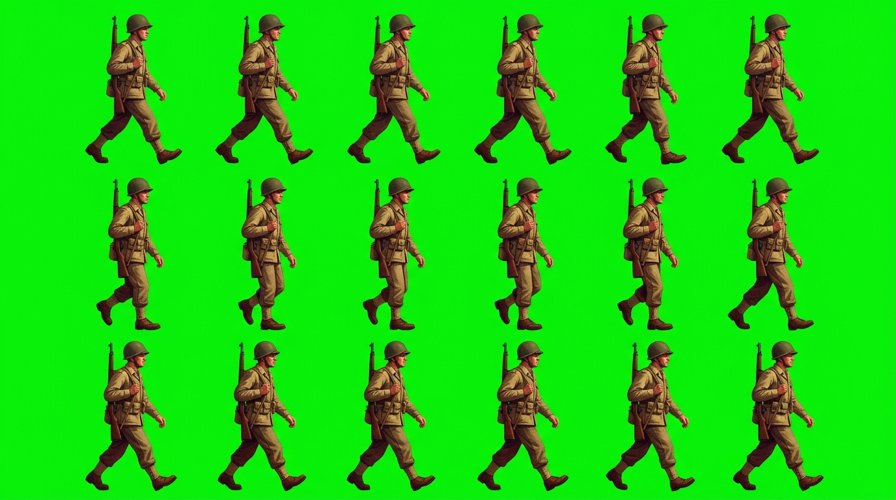
#> input picture channels/pt-br-historia/videos/2026-11-19-guerra-do-vietna/_work/fr_sheet.jpg, 896 x 500 px, given in place of fr_sheet.jpg_a.png, which was not available
$ python c2b_pack.py fr_sheet.jpg 3 1.0
#> lines starting #> are read from the running program, lines starting #| are printed output that depends on the picture
#!/usr/bin/env python3
"""Recompõe as 3 poses de uma coluna com espaçamento fixo. Separa cada pessoa por
componentes conexos do alfa (a pessoa e sua bandeira/braço ficam juntos) e cola em
colunas de passo fixo. Uso: c2b_pack.py prefixo n_pessoas [passo_frac=0.45]
"""
import sys
from collections import deque
from PIL import Image
import numpy as np

pref = sys.argv[1]
n = int(sys.argv[2])
frac = float(sys.argv[3]) if len(sys.argv) > 3 else 0.45
names = 'abc'
SC = 4  # escala da máscara para rotular


def people(im):
    W, H = im.size
    a = np.asarray(im.split()[-1])
    m = a[::SC, ::SC] > 20
    h, w = m.shape
    lab = np.zeros((h, w), int)
    comps = []
    cur = 0
    for y in range(h):
        for x in range(w):
            if m[y, x] and lab[y, x] == 0:
                cur += 1
                q = deque([(y, x)])
                lab[y, x] = cur
                x0 = x1 = x
                y0 = y1 = y
                while q:
                    cy, cx = q.popleft()
                    x0, x1 = min(x0, cx), max(x1, cx)
                    y0, y1 = min(y0, cy), max(y1, cy)
                    for ny, nx in ((cy-1, cx), (cy+1, cx), (cy, cx-1), (cy, cx+1)):
                        if 0 <= ny < h and 0 <= nx < w and m[ny, nx] and lab[ny, nx] == 0:
                            lab[ny, nx] = cur
                            q.append((ny, nx))
                comps.append([x0*SC, y0*SC, (x1+1)*SC, (y1+1)*SC])
    big = [c for c in comps if (c[3]-c[1]) > H*0.45 and (c[2]-c[0]) > W*0.005]
    small = [c for c in comps if c not in big]
    # junta partes pequenas (bandeira solta, mão) à pessoa mais próxima na horizontal
    boxes = [list(b) for b in big]
    for s in small:
        if (s[2]-s[0]) <= 1 and (s[3]-s[1]) <= 1:
            continue
        best, bd = None, 1e9
        for i, b in enumerate(boxes):
            d = max(b[0] - s[2], s[0] - b[2], 0)
            if d < bd:
                bd, best = d, i
        if best is not None and bd < W * 0.06:
            b = boxes[best]
            b[0], b[1] = min(b[0], s[0]), min(b[1], s[1])
            b[2], b[3] = max(b[2], s[2]), max(b[3], s[3])
    boxes.sort(key=lambda b: (b[0] + b[2]) / 2)
    out = []
    for b in boxes:
        pad = 2
        crop = im.crop((max(0, b[0]-pad), max(0, b[1]-pad), min(W, b[2]+pad), min(H, b[3]+pad)))
        bb = crop.split()[-1].getbbox()
        out.append(crop.crop(bb))
    return out


frames = [Image.open(f'studio/remotion/public/vietna/{pref}_{x}.png').convert('RGBA') for x in names]
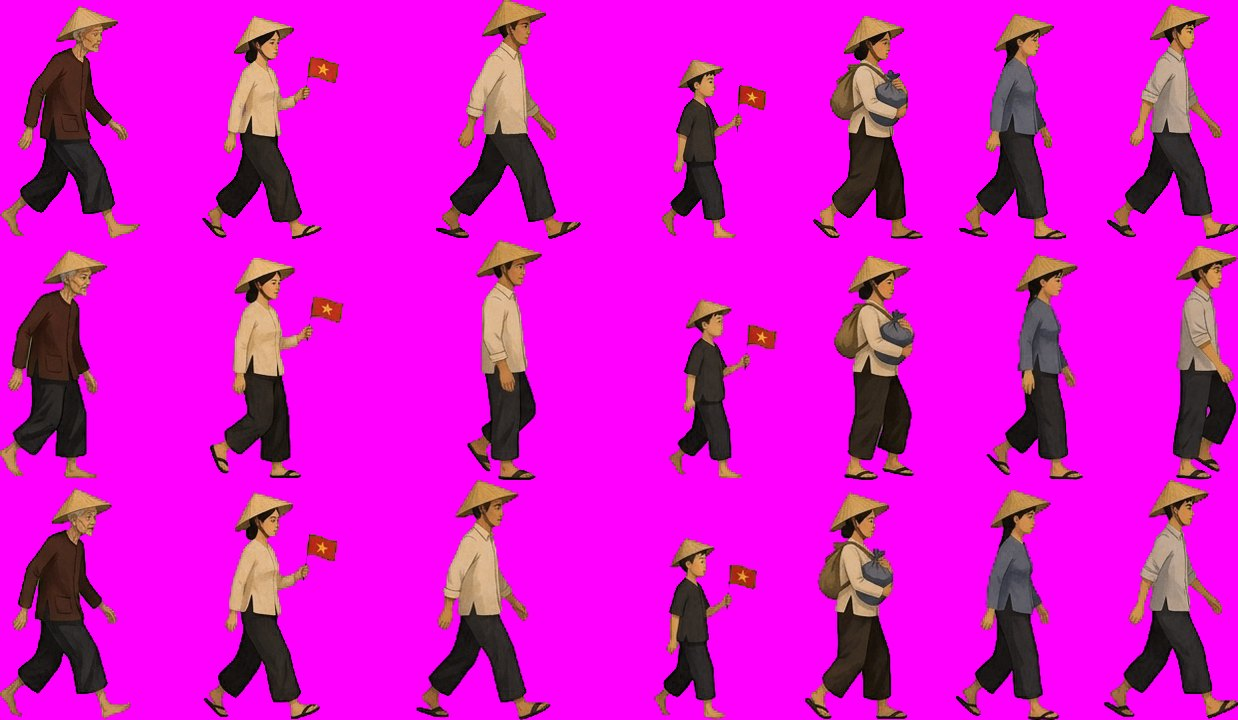
#> input picture channels/pt-br-historia/videos/2026-11-19-guerra-do-vietna/_work/frames_coluna_civis_45.jpg, 1238 x 720 px, given in place of fr_sheet.jpg_b.png, which was not available
#> frames = 3 items
lists = [people(f) for f in frames]
#> in people, `a = np.asarray(im.split()[-1])`: a: shape (500, 896); every value is 255
#> in people, `m = a[::SC, ::SC] > 20`: m: shape (125, 224) bool; every value is 1
#> after the loop in people, `for y in range(h):`: lab: shape (125, 224) int64; every value is 1
#> the loop in people, `for b in boxes:` made 1 pass
#> bb on pass 1: (0, 0, 896, 500)
#> after the loop in people, `for b in boxes:`: out = 1 item
#> in people (call 2), `a = np.asarray(im.split()[-1])`: a: shape (720, 1238); every value is 255
#> in people (call 2), `m = a[::SC, ::SC] > 20`: m: shape (180, 310) bool; every value is 1
#> after the loop in people (call 2), `for y in range(h):`: lab: shape (180, 310) int64; every value is 1
#> the loop in people (call 2), `for b in boxes:` made 1 pass
#> (b, pad, bb) on pass 1: ([0, 0, 1240, 720], 2, (0, 0, 1238, 720))
#> lists = 3 items
print([len(l) for l in lists])
#| [1, 1, 1]
cnt = min([len(l) for l in lists] + [n])
#> cnt = 1
if cnt < n:
    print('AVISO: só %d pessoas em alguma pose' % cnt)
#| AVISO: só 1 pessoas em alguma pose
H0 = max(f.size[1] for f in frames)
#> H0 = 720
pitch = round(H0 * frac)
#> pitch = 720
W = cnt * pitch
#> W = 720
for name, lst in zip(names, lists):
    cv = Image.new('RGBA', (W, H0), (0, 0, 0, 0))
    for i, p in enumerate(lst[:cnt]):
        s = (H0 * 0.97) / p.size[1]
        q = p.resize((max(1, round(p.size[0] * s)), round(p.size[1] * s)), Image.LANCZOS)
        cv.alpha_composite(q, (round((i + 0.5) * pitch - q.size[0] / 2), H0 - q.size[1]))
    cv.save(f'studio/remotion/public/vietna/{pref}_{name}.png')
    print(pref, name, cv.size)
#> this loop made 3 passes
#> name on passes 1 to 3: 'a', 'b', 'c'
#| fr_sheet.jpg a (720, 720)
#| fr_sheet.jpg b (720, 720)
#| fr_sheet.jpg c (720, 720)
#> pass 1, `cv.save(f'studio/remotion/public/vietna/{pref}_{name}.png')`:
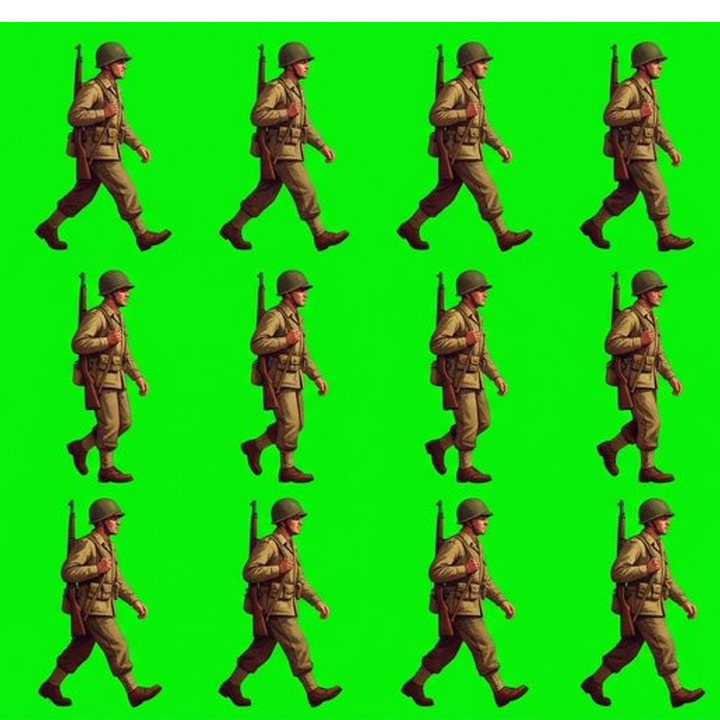
#> saved as fr_sheet.jpg_a.png: PIL image 720x720 RGBA; mean R, G, B, A 28.4, 193.5, 16.1, 247.2; transparent parts drawn white
#> pass 2, `cv.save(f'studio/remotion/public/vietna/{pref}_{name}.png')`:
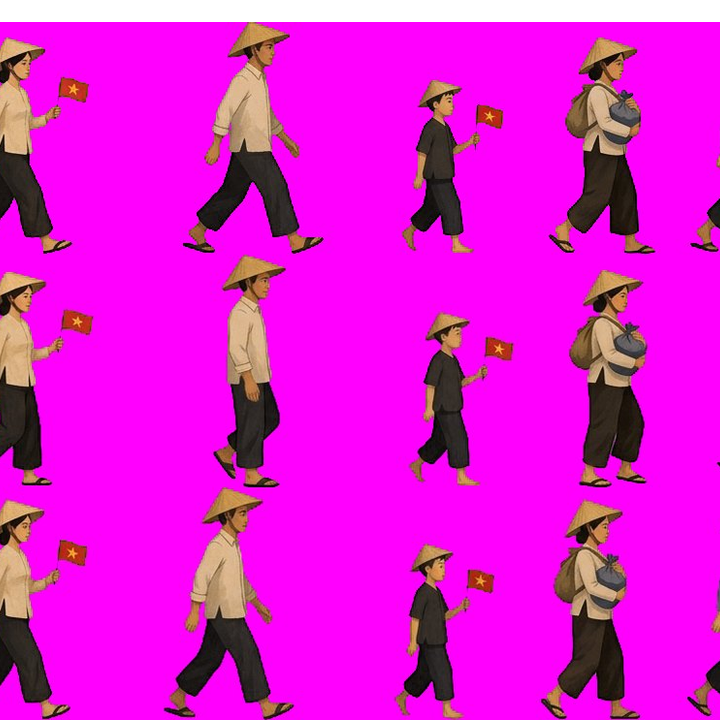
#> saved as fr_sheet.jpg_b.png: PIL image 720x720 RGBA; mean R, G, B, A 216.8, 17.2, 205.8, 247.2; transparent parts drawn white
